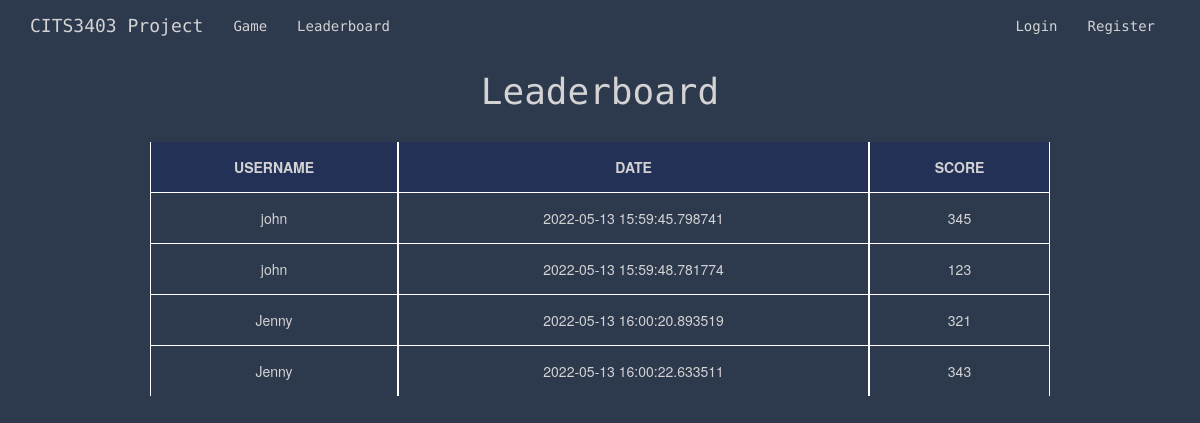
The page /leaderboard on the database as committed earlier.
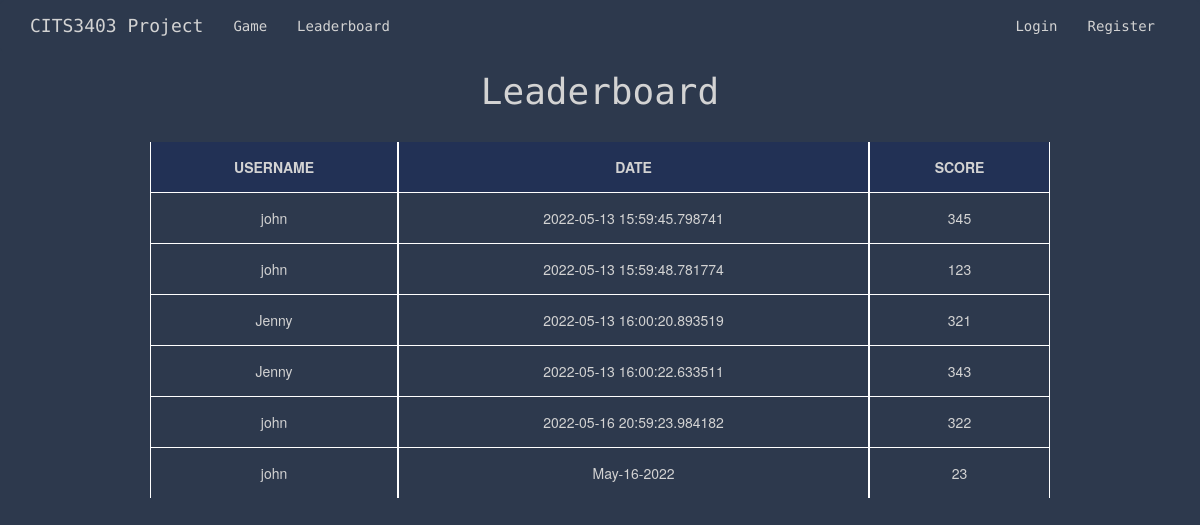
The same page on the database as committed later.
### app/models.py (models this page shows, shortened)
class Score(UserMixin, db.Model):
    id = db.Column(db.Integer, primary_key=True)
    user_score = db.Column(db.Integer)
    user_id = db.Column(db.Integer, db.ForeignKey("user.id"))
    today = date.today()
    format_date = today.strftime("%b-%d-%Y") #strips minutes, formats the date eg May-16-2022
    date = db.Column(db.String, default=format_date)

class User(UserMixin, db.Model):
    id = db.Column(db.Integer, primary_key=True)
    username = db.Column(db.String(64), index=True, unique=True)
    email = db.Column(db.String(120), index=True, unique=True)
    password_hash = db.Column(db.String(128))
    user_stats = db.relationship('Score', backref='user', lazy=True)

### app/routes.py (the view)
@app.route('/leaderboard', methods=['GET', 'POST'])
def leaderboard():
    all_scores = Score.query.all()
    user = User.query.all()
    return render_template('leaderboard.html', scores=all_scores, user=user)

### app/templates/leaderboard.html
{% extends "base.html" %}
{% block content %}
<h1>Leaderboard</h1>
    <body onload="sortTable()">
    <table class="tablesorter">
        <thead>
            <tr>
                <th> USERNAME </th>
                <th> DATE </th>
                <th> SCORE </th>
            </tr>
        </thead>
        <tbody>
            {% for score in scores %}
                <tr>
                    <td> {{ score.user.username }} </td>
                    <td> {{ score.date }} </td>
                    <td> {{ score.user_score }}</td>
                </tr>
            {% endfor %}
        </tbody>
    </table>
    </body>
{% endblock %}

### app/templates/base.html (shortened to what this page needs)
{% extends 'bootstrap/base.html' %}
{% block styles %}
{{ super() }}
<link rel="stylesheet" href="{{ url_for('static', filename='css/stylesheet.css') }}">
{% endblock %}
{% block navbar %}
<nav class="navbar navbar-default">
    <div class="container">
        <div class="navbar-header">
            <a class="navbar-brand" href="{{ url_for('index') }}">CITS3403 Project</a>
        </div>
        <div class="collapse navbar-collapse" id="bs-example-navbar-collapse-1">
            <ul class="nav navbar-nav navbar-left">
                {% if current_user.is_anonymous %}
                <li><a href="{{ url_for('game') }}">Game</a></li>
                <li><a href="{{ url_for('leaderboard') }}">Leaderboard</a></li>
                {% else %}
                <li><a href="{{ url_for('game') }}">Game</a></li>
                <li><a href="{{ url_for('leaderboard') }}">Leaderboard</a></li>
                <li><a href="{{ url_for('user_stats') }}">Profile</a></li>
                {% endif %}
            </ul>
            <ul class="nav navbar-nav navbar-right">
                {% if current_user.is_anonymous %}
                <li><a href="{{ url_for('login') }}">Login</a></li>
                <li><a href="{{ url_for('register') }}">Register</a></li>
                {% else %}
                <li><a href="{{ url_for('logout') }}">Logout</a></li>
                {% endif %}
            </ul>
        </div>
    </div>
</nav>
{% endblock %}

### app/static/css/stylesheet.css (style rules this page uses)
head,body { text-align: center; }
body { background: #2d394d; color: lightgrey; }
.center, h1 { text-align: center; font-family: 'Source Code Pro', monospace; }
a { color: lightgrey !important; }
.navbar-default { background: #2d394d; border-color: #2d394d; font-family: 'Source Code Pro', monospace; }
table { border-collapse: separate; width: 75%; margin-left: auto; margin-right: auto; margin-top: 30px; }
th, td { border-left: 1px solid white; border-right: 1px solid white; border-top: 1px solid white; padding: 15px; text-align: center; margin: none; }
th { border-top: none; font-weight: bold; background-color: rgba(15, 34, 101, 0.359); }

Rows that differ between the two databases and show on the page:
added Score: user.username "john", date "2022-05-16 20:59:23.984182", user_score "322"
added Score: user.username "john", date "May-16-2022", user_score "23"
